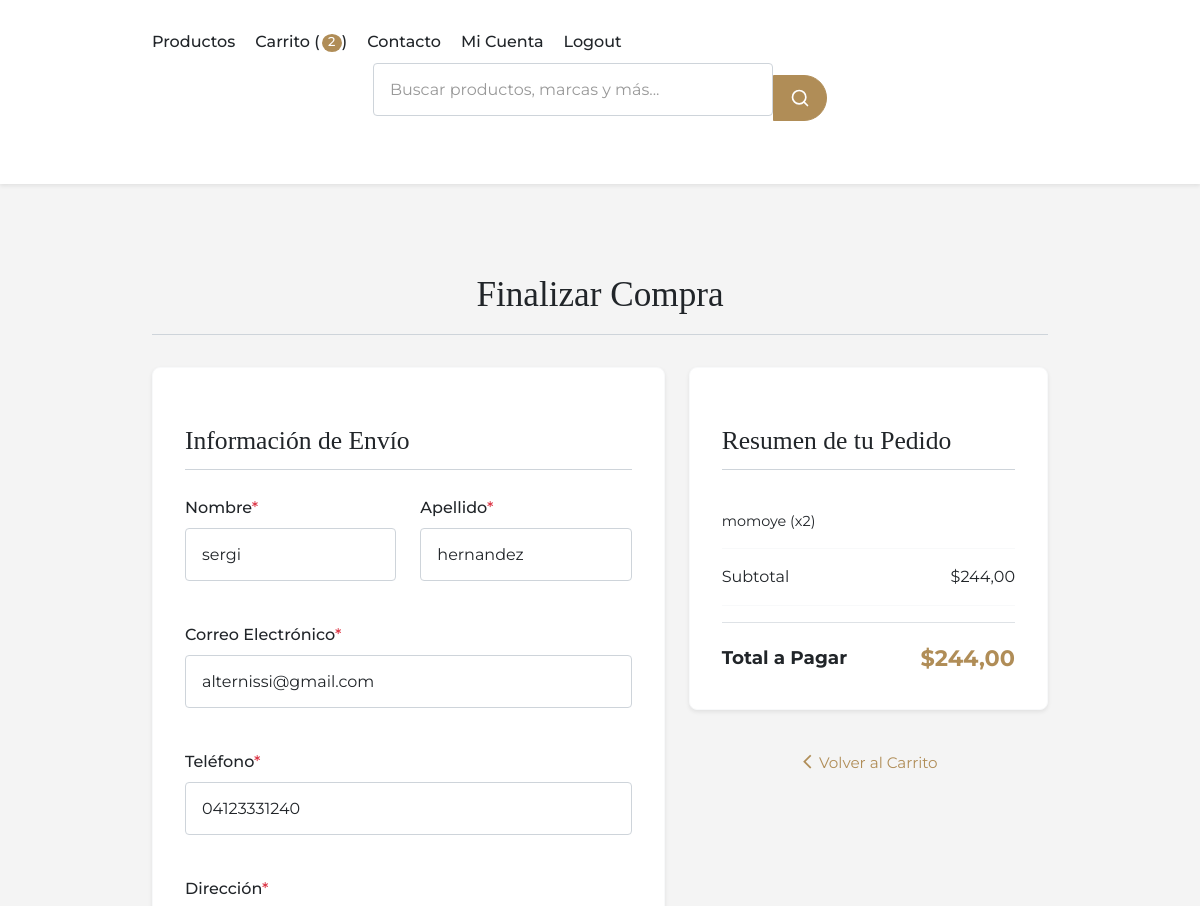
Before: /checkout/ (signed in, upper part) with the older database file.
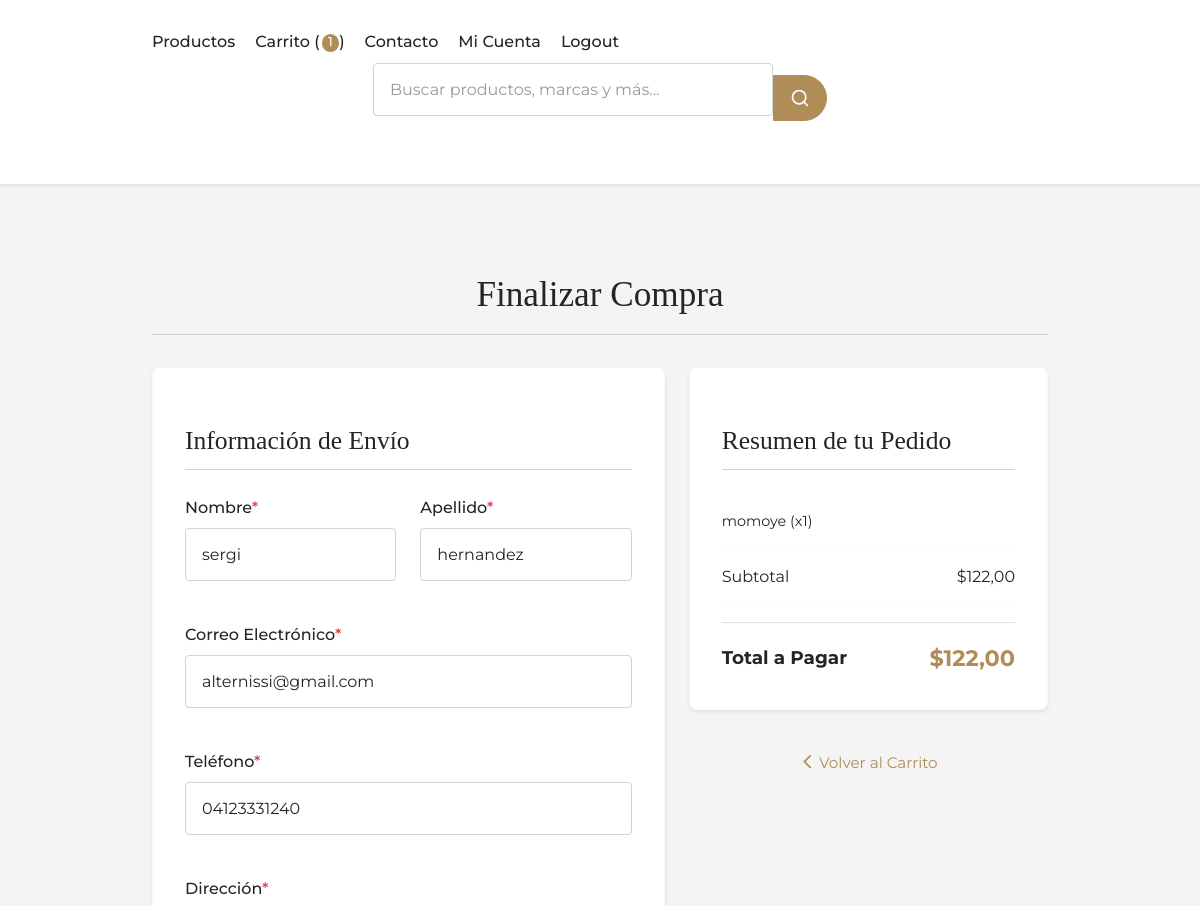
After: the same page with the newer database file.
### post/models.py (models this page shows, shortened)
class ItemCarrito(models.Model):
    carrito = models.ForeignKey(
        'Carrito', # Ahora Carrito está antes, así que esto es seguro.
        related_name='items',
        on_delete=models.CASCADE
    )
    producto = models.ForeignKey(
        Producto, # Producto está antes, seguro.
        on_delete=models.CASCADE
    )
    cantidad = models.PositiveIntegerField(default=1)
    precio = models.DecimalField(max_digits=12, decimal_places=2)
    creado = models.DateTimeField(auto_now_add=True)
    actualizado = models.DateTimeField(auto_now=True)
    class Meta:
        unique_together = ('carrito', 'producto')
        verbose_name = 'ítem de carrito'
        verbose_name_plural = 'ítems de carrito'
    @property
    def subtotal(self):
        return self.precio * self.cantidad

class Carrito(models.Model):
    cliente = models.OneToOneField(
        Cliente,
        on_delete=models.CASCADE,
        null=True,
        blank=True,
        related_name='carrito'
    )
    session_key = models.CharField(max_length=40, blank=True, db_index=True)
    creado = models.DateTimeField(auto_now_add=True)
    actualizado = models.DateTimeField(auto_now=True)
    cupon = models.ForeignKey(
        Cupon,
        on_delete=models.SET_NULL,
        null=True,
        blank=True
    )
    class Meta:
        indexes = [
            models.Index(fields=['session_key']),
        ]
    @property
    def total_items(self):
        return self.items.aggregate(total=Sum('cantidad'))['total'] or 0
    @property
    def subtotal(self):
        return sum(item.subtotal for item in self.items.all())
    @property
    def total(self):
        return self.get_total()
    def get_total(self, cliente_actual=None): # cliente_actual puede ser self.cliente
        s_total = self.subtotal # Cachear para evitar múltiples llamadas a la property
        descuento_aplicado = 0
        if cliente_actual is None and self.cliente:
            cliente_actual = self.cliente
        if self.cupon and self.cupon.es_valido(cliente=cliente_actual, subtotal=s_total):
            descuento_aplicado = self.cupon.aplicar_descuento(s_total)
        return s_total - descuento_aplicado
    @property
    def descuento_aplicado(self): # Para mostrar en el template, cliente_actual se infiere de self.cliente
        cliente_para_validacion = self.cliente # Puede ser None si es un carrito de sesión
        if self.cupon and self.cupon.es_valido(cliente=cliente_para_validacion, subtotal=self.subtotal):
            return self.cupon.aplicar_descuento(self.subtotal)
        return 0

class TimeStampedModel(models.Model):
    creado = models.DateTimeField(auto_now_add=True, db_index=True)
    actualizado = models.DateTimeField(auto_now=True)
    class Meta:
        abstract = True

class Producto(TimeStampedModel):
    class Talla(models.TextChoices):
        XS = 'XS', 'Extra Small'
        S = 'S', 'Small'
        M = 'M', 'Medium'
        L = 'L', 'Large'
        XL = 'XL', 'Extra Large'
        XXL = 'XXL', 'Extra Extra Large'
        U = 'U', 'Única'
    class Genero(models.TextChoices):
        HOMBRE = 'H', 'Hombre'
        MUJER = 'M', 'Mujer'
        UNISEX = 'U', 'Unisex'
        NINO = 'N', 'Niño'
    nombre = models.CharField(max_length=200)
    slug = models.SlugField(max_length=200, unique=True, allow_unicode=True)
    sku = models.CharField(max_length=50, unique=True, editable=False, default=generar_sku)
    descripcion = models.TextField()
    caracteristicas = models.JSONField(default=dict, blank=True)  # Django 5.0+ feature
    precio = models.DecimalField(max_digits=12, decimal_places=2)
    precio_descuento = models.DecimalField(
        max_digits=12,
        decimal_places=2,
        blank=True,
        null=True,
        help_text="Si se especifica, será el precio mostrado como oferta."
    )
    categoria = models.ForeignKey(
        Categoria,
        related_name='productos',
        on_delete=models.PROTECT
    )
    marca = models.ForeignKey(
        Marca,
        related_name='productos',
        on_delete=models.SET_NULL,
        null=True,
        blank=True
    )
    talla = models.CharField(
        max_length=4,
        choices=Talla.choices,
        default=Talla.U
    )
    genero = models.CharField(
        max_length=1,
        choices=Genero.choices,
        default=Genero.UNISEX
    )
    color = models.CharField(max_length=50)
    material = models.CharField(max_length=100)
    stock = models.PositiveIntegerField()
    disponible = models.BooleanField(default=True)
    destacado = models.BooleanField(default=False)
    nuevo = models.BooleanField(default=False)
    etiquetas = models.ManyToManyField('EtiquetaProducto', blank=True)
    class Meta:
        ordering = ['-creado']
        indexes = [
            models.Index(fields=['nombre']),
            models.Index(fields=['precio']),
            models.Index(fields=['disponible']),
            models.Index(fields=['destacado']),
            models.Index(fields=['nuevo']),
            models.Index(fields=['categoria', 'disponible']),
        ]
        constraints = [
            models.CheckConstraint(
                check=Q(precio__gte=0),
                name='precio_positivo'
            ),
            models.CheckConstraint(
                check=Q(precio_descuento__isnull=True) | Q(precio_descuento__lt=F('precio')),
                name='descuento_valido'
            ),
        ]

### post/views.py (the view)
# urls.py: path('checkout/', views.CheckoutView.as_view(), name='checkout'),
class CheckoutView(LoginRequiredMixin, CartMixin, TemplateView):
    template_name = 'post/checkout.html' # Corregido
    def dispatch(self, request, *args, **kwargs):
        cart = self.get_cart()
        if not cart.items.all().exists(): # Comprobar si hay items
            messages.warning(request, "Tu carrito está vacío.")
            return redirect('tienda:lista_productos') # Usar el namespace correcto
        return super().dispatch(request, *args, **kwargs)
    def get_context_data(self, **kwargs):
        context = super().get_context_data(**kwargs)
        cart = self.get_cart()
        context['carrito'] = cart
        initial_data = {}
        try:
            cliente = Cliente.objects.get(usuario=self.request.user)
            initial_data = {
                'nombre': cliente.nombre,
                'apellido': cliente.apellido,
                'email': cliente.email,
                'telefono': cliente.telefono,
                'direccion': cliente.direccion,
                'ciudad': cliente.ciudad,
                'codigo_postal': cliente.codigo_postal,
                'pais': cliente.pais,
            }
        except Cliente.DoesNotExist:
            initial_data = {
                'email': self.request.user.email,
                'nombre': self.request.user.first_name,
                'apellido': self.request.user.last_name,
            }
        context['form'] = CheckoutForm(initial=initial_data)
        context['pedido_metodos_pago_choices'] = Pedido.MetodoPago.choices
        return context

### post/forms.py
class CheckoutForm(forms.Form):
    nombre = forms.CharField(label="Nombre", max_length=100)
    apellido = forms.CharField(label="Apellido", max_length=100)
    email = forms.EmailField(label="Correo Electrónico")
    telefono = forms.CharField(label="Teléfono", max_length=20)
    direccion = forms.CharField(label="Dirección", widget=forms.Textarea(attrs={'rows': 2}))
    ciudad = forms.CharField(label="Ciudad", max_length=100)
    codigo_postal = forms.CharField(label="Código Postal", max_length=20)
    pais = forms.CharField(label="País", max_length=100)
    metodo_pago = forms.ChoiceField(
        label="Método de Pago",
        choices=Pedido.MetodoPago.choices,
        widget=forms.Select(attrs={'class': 'form-select'})
    )
    notas_adicionales = forms.CharField(
        label="Notas del Pedido (opcional)",
        required=False,
        widget=forms.Textarea(attrs={'rows': 2})
    )
    guardar_informacion = forms.BooleanField(
        label="Guardar esta información para la próxima vez",
        required=False,
        initial=True
    )

### post/models.py (called while the page is built)
    @classmethod
    def obtener_configuracion(cls):
        return cls.objects.filter(activo=True).first()

### post/templates/post/checkout.html (shortened to what this page needs)
{% extends "post/base.html" %}
{% load static %}
{% block content %}
<div class="container mt-4">
    <div class="checkout-page-header">
        <h2>Finalizar Compra</h2>
    </div>
    <form method="post" id="checkoutForm" action="{% url 'tienda:procesar_pedido' %}">
        <div class="row">
            <div class="col-lg-7">
                <section class="checkout-form-section">
                    <h3>Información de Envío</h3>
                    <div class="row">
                        <div class="form-group col-md-6">
                            <label for="{{ form.nombre.id_for_label }}" class="form-label">{{ form.nombre.label }}{% if form.nombre.field.required %}<span class="text-danger">*</span>{% endif %}</label>
                            {{ form.nombre }}
                        </div>
                        <div class="form-group col-md-6">
                            <label for="{{ form.apellido.id_for_label }}" class="form-label">{{ form.apellido.label }}{% if form.apellido.field.required %}<span class="text-danger">*</span>{% endif %}</label>
                            {{ form.apellido }}
                        </div>
                    </div>
                    <div class="form-group">
                        <label for="{{ form.email.id_for_label }}" class="form-label">{{ form.email.label }}{% if form.email.field.required %}<span class="text-danger">*</span>{% endif %}</label>
                        {{ form.email }}
                    </div>
                    <div class="form-group">
                        <label for="{{ form.telefono.id_for_label }}" class="form-label">{{ form.telefono.label }}{% if form.telefono.field.required %}<span class="text-danger">*</span>{% endif %}</label>
                        {{ form.telefono }}
                    </div>
                    <div class="form-group">
                        <label for="{{ form.direccion.id_for_label }}" class="form-label">{{ form.direccion.label }}{% if form.direccion.field.required %}<span class="text-danger">*</span>{% endif %}</label>
                    </div>
                </section>
            </div>
            <div class="col-lg-5">
                <aside class="checkout-summary-section">
                    <h3>Resumen de tu Pedido</h3>
                    {% if carrito and carrito.items.all %}
                    <ul class="list-group list-group-flush">
                        {% for item in carrito.items.all %}
                        <li class="list-group-item d-flex justify-content-between align-items-center">
                            <div class="item-name">
                                {{ item.producto.nombre }} (x{{ item.cantidad }})
                            </div>
                        </li>
                        {% endfor %}
                        <li class="list-group-item d-flex justify-content-between align-items-center">
                            Subtotal
                            <span>${{ carrito.subtotal }}</span>
                        </li>
                        <li class="list-group-item d-flex justify-content-between align-items-center fw-bold mt-3 pt-3 border-top">
                            <span class="summary-total-label">Total a Pagar</span>
                            <span class="summary-total-value">${{ carrito.total }}</span>
                        </li>
                    </ul>
                    {% else %}
                    <p>No hay ítems en tu carrito para proceder al pago.</p>
                    {% endif %}
                </aside>
                 <div class="text-center mt-3">
                    <a href="{% url 'tienda:ver_carrito' %}" class="back-to-cart-link">
                        <span class="material-icons">arrow_back_ios_new</span> Volver al Carrito
                    </a>
                </div>
            </div>
        </div>
    </form>
</div>
{% endblock %}

Changed rows visible on the page:
changed ItemCarrito "momoye": cantidad "2" → "1"
changed through a linked row, Carrito: subtotal "244,00" → "122,00"; total "244,00" → "122,00"
Other visible differences:
{{ global_cart_items|default:0 }}: "2" → "1"
